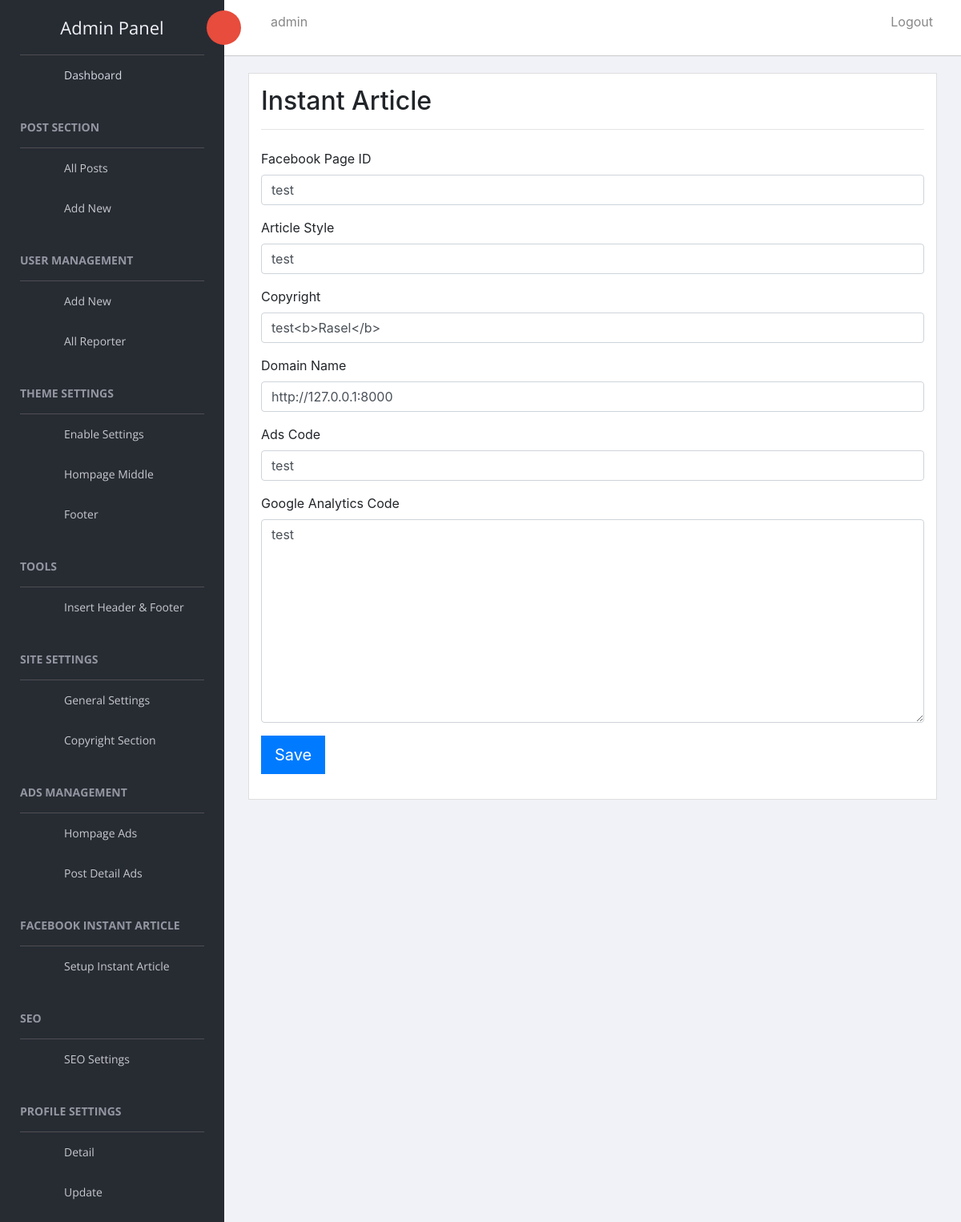
The app's page /reporter/insatnt_article/ (signed in) with its own data.
### Reporter/models.py (models this page shows, shortened)
class MyUser(AbstractBaseUser):
    username        = models.CharField(
                                        max_length=120,
                                        validators=[RegexValidator(
                                                regex=USERNAME_REGEX,
                                                message="Username must be Alphanumeric or contain any of the follwoing : '_ .'",
                                                code="Invalid Username"
                                            )],
                                        unique=True
                                    )
    email           = models.EmailField(
                                        verbose_name='email address',
                                        max_length=255,
                                        unique=True,
                                    )
    is_active       = models.BooleanField(default=True)
    is_staff        = models.BooleanField(default=False)
    is_admin        = models.BooleanField(default=False)
    is_editor       = models.BooleanField(default=False)
    objects         = MyUserManager()
    USERNAME_FIELD  = 'username'
    REQUIRED_FIELDS = ['email']
    def __str__(self):              # __unicode__ on Python 2
        return self.username
    @property
    def get_absolute_url(self):
        return reverse("Reporter:user_dashboard",kwargs={"user":self.username})

### Instant_Article/models.py (models this page shows, shortened)
class InstantArticleModel(models.Model):
	facebook_page_ID		= models.CharField(max_length=200,verbose_name="Facebook Page ID",default="",blank=True)
	article_style			= models.CharField(max_length=200,verbose_name="Article Style",default="",blank=True)
	copyright				= models.CharField(max_length=200,verbose_name="Copyright",default="",blank=True)
	domain_name				= models.CharField(max_length=200,verbose_name="Domain Name",default="",blank=True)
	ads_code				= models.CharField(max_length=200,verbose_name="Ads Code",default="",blank=True)
	google_analytics		= models.TextField(verbose_name="Google Analytics Code",default="",blank=True)

### Reporter/views.py (the view)
def Instant_Articles_Views(request):
	try:
		qs = InstantArticleModel.objects.all()[0]
		form = InstantArticleModelForm(request.POST or None,instance=qs)
		if qs:
			if form.is_valid():
				instance = form.save(commit=False)
				instance.save()
				messages.success(request,"Successfully Saved", extra_tags='html_safe')
		template_name = "Reporter/instant_articles.html"
		context = {
					"form":form
				}
		return render(request,template_name,context)
	except:
		return HttpResponseRedirect(reverse('Reporter:enable_settings'))

### Reporter/forms.py
class InstantArticleModelForm(forms.ModelForm):
    class Meta:
        model = InstantArticleModel
        fields='__all__'

### templates/Reporter/instant_articles.html (shortened to what this page needs)
{% extends "Reporter/dashboard.html" %}
{% load static %}
{% load crispy_forms_tags %}
{% block content %}
{% if request.user.is_admin %}
<div class="col-xl-12">
   <div class="card">
      <div class="card-body">
         <div class="row">
            <div class="col-sm-12">
               <h2 class="card-title mb-0">Instant Article</h2>
            </div>
         </div>
         <hr>
         <div class="chart-wrapper mt-4" >
            <form method='POST' action=''>
               <div class="form-group">
                  <div class="row">
                     <div class="col-sm-12">
                        {{ form|crispy }}
                     </div>
                  </div>
                  <div class="row">
                     <div class="col-sm-6">
                        <input type="submit" value="Save" class="btn btn-primary btn-lg">
                     </div>
                  </div>
               </div>
            </form>
         </div>
      </div>
   </div>
</div>
{% endif %}
{% endblock %}

### templates/Reporter/nav-bar.html (shortened to what this page needs)
{% load static %}
<aside id="left-panel" class="left-panel">
   <nav class="navbar navbar-expand-sm navbar-default">
      <div class="navbar-header">
         <a class="navbar-brand" href="./">Admin Panel</a>
      </div>
      <div id="main-menu" class="main-menu collapse navbar-collapse">
         <ul class="nav navbar-nav">
            <li class="active">
               <a href="{{ request.user.get_absolute_url }}"> <i class="menu-icon fa fa-dashboard"></i>Dashboard </a>
            </li>
            <h3 class="menu-title">Post Section</h3>
            <li>
               <a href="{% url "Post:post_list" %}"> <i class="menu-icon  ti-layers-alt"></i>All Posts </a>
            </li>
            <li class="menu-item-has-children dropdown">
               <a href="#" class="dropdown-toggle" data-toggle="dropdown" aria-haspopup="true" aria-expanded="false"> <i class="menu-icon ti-pin-alt"></i>Add New</a>
            </li>
            {% if request.user.is_admin %}
            <h3 class="menu-title">User Management</h3>
            <li>
               <a href="{% url "Reporter:user_register" %}"> <i class="menu-icon ti-plus"></i>Add New </a>
            </li>
            <li>
               <a href="{% url "Reporter:reporters" %}"> <i class="menu-icon ti-user"></i>All Reporter </a>
            </li>
            <h3 class="menu-title">Theme Settings</h3>
            <li>
               <a href="{% url "Reporter:enable_settings" %}"> <i class="menu-icon  ti-flickr"></i>Enable Settings</a>
            </li>
            <li class="menu-item-has-children dropdown">
               <a href="#" class="dropdown-toggle" data-toggle="dropdown" aria-haspopup="true" aria-expanded="false"> <i class="menu-icon fa fa-columns"></i>Hompage Middle</a>
            </li>
            <li class="menu-item-has-children dropdown">
               <a href="#" class="dropdown-toggle" data-toggle="dropdown" aria-haspopup="true" aria-expanded="false"> <i class="menu-icon ti-layout"></i>Footer</a>
            </li>
            <h3 class="menu-title">Tools</h3>
            <li>
               <a href="{% url "Reporter:insert_header" %}"> <i class="menu-icon  fa fa-code"></i>Insert Header & Footer</a>
            </li>
             <h3 class="menu-title">Site Settings</h3>
             <li>
               <a href="{% url "Reporter:general_settings_create" %}"> <i class="menu-icon  fa fa-wrench"></i>General Settings</a>
            </li>
            <li>
               <a href="{% url "Reporter:copyright_section" %}"> <i class="menu-icon  fa fa-laptop"></i>Copyright Section</a>
            </li>
            <h3 class="menu-title">Ads Management</h3>
            <li>
               <a href="{% url "Reporter:homepage_ads" %}"> <i class="menu-icon  fa fa-laptop"></i>Hompage Ads</a>
            </li>
            <li>
               <a href="{% url "Reporter:post_detail_ads" %}"> <i class="menu-icon  fa fa-laptop"></i>Post Detail Ads</a>
            </li>
            <h3 class="menu-title">Facebook Instant Article</h3>
            <li>
               <a href="{% url "Reporter:insatnt_article" %}"> <i class="menu-icon  fa fab fa-facebook"></i>Setup Instant Article</a>
            </li>
            <h3 class="menu-title">SEO</h3>
            <li>
               <a href="{% url "Reporter:seo_settings" %}"> <i class="menu-icon  fa fas fa-globe"></i>SEO Settings</a>
            </li>
            {% endif %}
            <h3 class="menu-title">Profile Settings</h3>
            <li>
               <a href="{% url "Reporter:user_detail" request.user %}"> <i class="menu-icon ti-id-badge"></i>Detail</a>
            </li>
            <li>
               <a href="{% url "Reporter:user_update" request.user %}"> <i class="menu-icon fa fa-edit"></i>Update</a>
            </li>
         </ul>
      </div>
   </nav>
</aside>
<div id="right-panel" class="right-panel">
<header id="header" class="header">
   <div class="header-menu">
      <div class="col-sm-7">
         <a id="menuToggle" class="menutoggle pull-left"><i class="fa fa fa-tasks"></i></a>
         <div class="header-left">
            <p><i class="fa fa-user"> </i>  {{ request.user }}</p>
         </div>
      </div>
      <div class="col-sm-5">
         <div class="user-area dropdown float-right">
            <p><i class="fa  fa-sign-out"> </i>  <a data-toggle="modal" data-target="#logoutModal" href="#">Logout</a></p>
         </div>
      </div>
   </div>
</header>

### records on screen
MyUser: user "admin"
InstantArticleModel: facebook_page_ID "test", article_style "test", copyright "test<b>Rasel</b>", domain_name "http://127.0.0.1:8000", ads_code "test", google_analytics "test"
